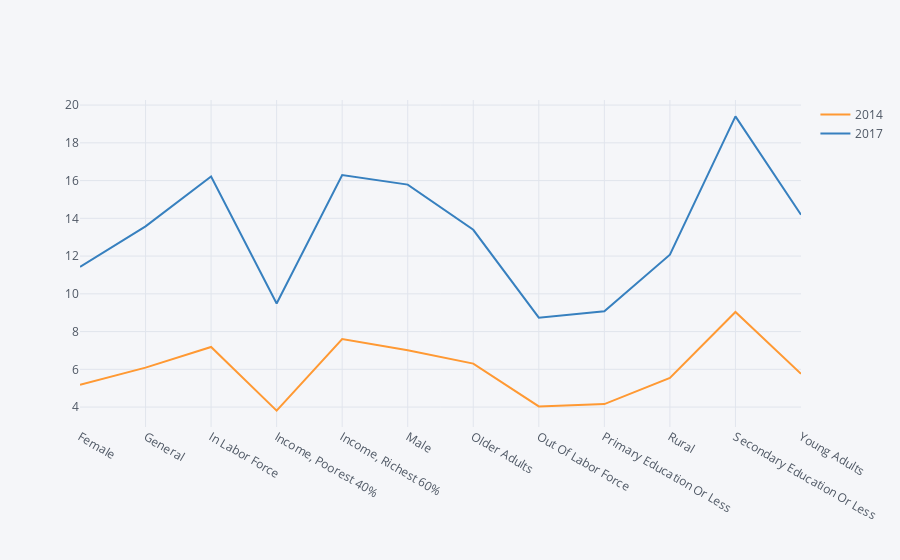

Notebook code for this chart:
### Code cell
da.iplot(x='group',y='value',categories='Year',mode='lines')

### Figure 1 — Plotly figure (JSON) as saved in the notebook; plotly's stock layout.template omitted (floating-point values rounded to 4 significant figures)
{"data": [{"marker": {"color": "rgba(255, 153, 51, 1.0)", "line": {"width": 1.3}, "opacity": 0.8, "size": 12, "symbol": "circle"}, "mode": "lines", "name": "2014", "textfont": {"color": "#4D5663"}, "type": "scatter", "x": ["Female", "General", "In Labor Force", "Income, Poorest 40%", "Income, Richest 60%", "Male", "Older Adults", "Out Of Labor Force", "Primary Education Or Less", "Rural", "Secondary Education Or Less", "Young Adults"], "y": [5.184, 6.089, 7.186, 3.811, 7.605, 7.007, 6.306, 4.037, 4.16, 5.544, 9.038, 5.763]}, {"marker": {"color": "rgba(55, 128, 191, 1.0)", "line": {"width": 1.3}, "opacity": 0.8, "size": 12, "symbol": "circle"}, "mode": "lines", "name": "2017", "textfont": {"color": "#4D5663"}, "type": "scatter", "x": ["Female", "General", "In Labor Force", "Income, Poorest 40%", "Income, Richest 60%", "Male", "Older Adults", "Out Of Labor Force", "Primary Education Or Less", "Rural", "Secondary Education Or Less", "Young Adults"], "y": [11.43, 13.58, 16.21, 9.491, 16.29, 15.79, 13.39, 8.738, 9.076, 12.07, 19.4, 14.19]}], "layout": {"legend": {"bgcolor": "#F5F6F9", "font": {"color": "#4D5663"}}, "paper_bgcolor": "#F5F6F9", "plot_bgcolor": "#F5F6F9", "title": {"font": {"color": "#4D5663"}}, "xaxis": {"gridcolor": "#E1E5ED", "showgrid": true, "tickfont": {"color": "#4D5663"}, "title": {"font": {"color": "#4D5663"}, "text": ""}, "zerolinecolor": "#E1E5ED"}, "yaxis": {"gridcolor": "#E1E5ED", "showgrid": true, "tickfont": {"color": "#4D5663"}, "title": {"font": {"color": "#4D5663"}, "text": ""}, "zerolinecolor": "#E1E5ED"}}}
